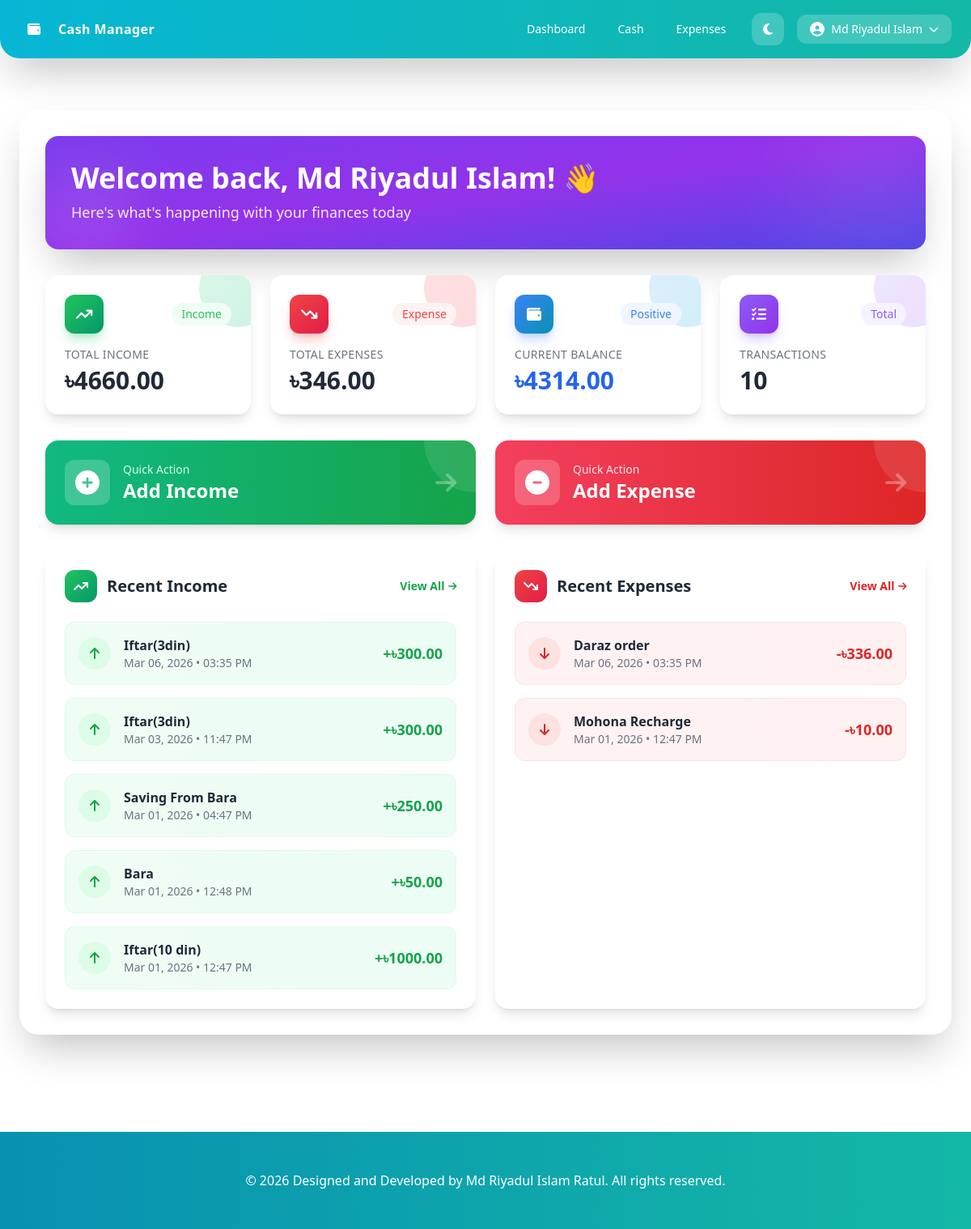
The page / (signed in) on the database its author committed.
### ManageCash/models.py (models this page shows)
class AddCash(models.Model):
    user = models.ForeignKey(User, on_delete=models.CASCADE)
    source = models.CharField(max_length=255)
    datetime = models.DateTimeField(auto_now_add=True)
    amount = models.DecimalField(max_digits=10, decimal_places=2)
    description = models.TextField(blank=True)

class Expense(models.Model):
    user = models.ForeignKey(User, on_delete=models.CASCADE)
    description = models.TextField()
    amount = models.DecimalField(max_digits=10, decimal_places=2)
    datetime = models.DateTimeField(auto_now_add=True)

### ManageCash/views.py (the view)
# urls.py: path('', views.dashboard, name='dashboard'),
@login_required(login_url='login')
def dashboard(request):
    cash_additions = AddCash.objects.filter(user=request.user).order_by('-datetime')
    expenses = Expense.objects.filter(user=request.user).order_by('-datetime')
    total_added = AddCash.objects.filter(user=request.user).aggregate(Sum('amount'))['amount__sum'] or 0
    total_spent = Expense.objects.filter(user=request.user).aggregate(Sum('amount'))['amount__sum'] or 0
    balance = total_added - total_spent
    recent_added = cash_additions[:5]
    recent_expenses = expenses[:5]
    context = {
        'total_added': total_added,
        'total_spent': total_spent,
        'balance': balance,
        'cash_additions_count': cash_additions.count(),
        'expenses_count': expenses.count(),
        'recent_added': recent_added,
        'recent_expenses': recent_expenses,
    }
    return render(request, 'ManageCash/dashboard.html', context)

### templates/ManageCash/dashboard.html (shortened to what this page needs)
{% extends 'base.html' %}
{% block content %}
<div class="space-y-8">
    <div class="relative overflow-hidden bg-gradient-to-br from-violet-600 via-purple-600 to-indigo-600 rounded-2xl shadow-2xl p-8 text-white">
        <div class="absolute top-0 right-0 -mt-4 -mr-4 w-40 h-40 bg-white/10 rounded-full blur-3xl"></div>
        <div class="absolute bottom-0 left-0 -mb-4 -ml-4 w-32 h-32 bg-white/10 rounded-full blur-2xl"></div>
        <div class="relative z-10">
            <h1 class="text-4xl font-bold mb-2">Welcome back, {{ user.first_name|default:user.username }}! 👋</h1>
            <p class="text-purple-100 text-lg">Here's what's happening with your finances today</p>
        </div>
    </div>
    <div class="grid grid-cols-1 sm:grid-cols-2 lg:grid-cols-4 gap-6">
        <div class="group relative bg-white dark:bg-slate-800 rounded-2xl shadow-lg hover:shadow-2xl p-6 transition-all duration-300 hover:-translate-y-1 overflow-hidden">
            <div class="absolute top-0 right-0 w-24 h-24 bg-gradient-to-br from-green-400/20 to-emerald-500/20 rounded-full -mr-8 -mt-8 transition-transform group-hover:scale-150"></div>
            <div class="relative">
                <div class="flex items-center justify-between mb-4">
                    <div class="w-12 h-12 bg-gradient-to-br from-green-500 to-emerald-600 rounded-xl flex items-center justify-center shadow-lg shadow-green-500/30">
                        <i class="fas fa-arrow-trend-up text-white text-lg"></i>
                    </div>
                    <span class="text-green-500 text-sm font-medium bg-green-50 dark:bg-green-500/10 px-3 py-1 rounded-full">Income</span>
                </div>
                <p class="text-gray-500 dark:text-gray-400 text-sm font-medium uppercase tracking-wide">Total Income</p>
                <p class="text-3xl font-bold text-gray-800 dark:text-white mt-1">৳{{ total_added|floatformat:2 }}</p>
            </div>
        </div>
        <div class="group relative bg-white dark:bg-slate-800 rounded-2xl shadow-lg hover:shadow-2xl p-6 transition-all duration-300 hover:-translate-y-1 overflow-hidden">
            <div class="absolute top-0 right-0 w-24 h-24 bg-gradient-to-br from-red-400/20 to-rose-500/20 rounded-full -mr-8 -mt-8 transition-transform group-hover:scale-150"></div>
            <div class="relative">
                <div class="flex items-center justify-between mb-4">
                    <div class="w-12 h-12 bg-gradient-to-br from-red-500 to-rose-600 rounded-xl flex items-center justify-center shadow-lg shadow-red-500/30">
                        <i class="fas fa-arrow-trend-down text-white text-lg"></i>
                    </div>
                    <span class="text-red-500 text-sm font-medium bg-red-50 dark:bg-red-500/10 px-3 py-1 rounded-full">Expense</span>
                </div>
                <p class="text-gray-500 dark:text-gray-400 text-sm font-medium uppercase tracking-wide">Total Expenses</p>
                <p class="text-3xl font-bold text-gray-800 dark:text-white mt-1">৳{{ total_spent|floatformat:2 }}</p>
            </div>
        </div>
        <div class="group relative bg-white dark:bg-slate-800 rounded-2xl shadow-lg hover:shadow-2xl p-6 transition-all duration-300 hover:-translate-y-1 overflow-hidden">
            <div class="absolute top-0 right-0 w-24 h-24 bg-gradient-to-br {% if balance >= 0 %}from-blue-400/20 to-cyan-500/20{% else %}from-orange-400/20 to-red-500/20{% endif %} rounded-full -mr-8 -mt-8 transition-transform group-hover:scale-150"></div>
            <div class="relative">
                <div class="flex items-center justify-between mb-4">
                    <div class="w-12 h-12 bg-gradient-to-br {% if balance >= 0 %}from-blue-500 to-cyan-600{% else %}from-orange-500 to-red-500{% endif %} rounded-xl flex items-center justify-center shadow-lg {% if balance >= 0 %}shadow-blue-500/30{% else %}shadow-orange-500/30{% endif %}">
                        <i class="fas fa-wallet text-white text-lg"></i>
                    </div>
                    <span class="{% if balance >= 0 %}text-blue-500{% else %}text-orange-500{% endif %} text-sm font-medium {% if balance >= 0 %}bg-blue-50 dark:bg-blue-500/10{% else %}bg-orange-50 dark:bg-orange-500/10{% endif %} px-3 py-1 rounded-full">{% if balance >= 0 %}Positive{% else %}Negative{% endif %}</span>
                </div>
                <p class="text-gray-500 dark:text-gray-400 text-sm font-medium uppercase tracking-wide">Current Balance</p>
                <p class="text-3xl font-bold {% if balance >= 0 %}text-blue-600{% else %}text-orange-600{% endif %} dark:text-white mt-1">৳{{ balance|floatformat:2 }}</p>
            </div>
        </div>
        <div class="group relative bg-white dark:bg-slate-800 rounded-2xl shadow-lg hover:shadow-2xl p-6 transition-all duration-300 hover:-translate-y-1 overflow-hidden">
            <div class="absolute top-0 right-0 w-24 h-24 bg-gradient-to-br from-violet-400/20 to-purple-500/20 rounded-full -mr-8 -mt-8 transition-transform group-hover:scale-150"></div>
            <div class="relative">
                <div class="flex items-center justify-between mb-4">
                    <div class="w-12 h-12 bg-gradient-to-br from-violet-500 to-purple-600 rounded-xl flex items-center justify-center shadow-lg shadow-violet-500/30">
                        <i class="fas fa-list-check text-white text-lg"></i>
                    </div>
                    <span class="text-violet-500 text-sm font-medium bg-violet-50 dark:bg-violet-500/10 px-3 py-1 rounded-full">Total</span>
                </div>
                <p class="text-gray-500 dark:text-gray-400 text-sm font-medium uppercase tracking-wide">Transactions</p>
                <p class="text-3xl font-bold text-gray-800 dark:text-white mt-1">{{ cash_additions_count|add:expenses_count }}</p>
            </div>
        </div>
    </div>
    <div class="grid grid-cols-1 sm:grid-cols-2 gap-6">
        <a href="{% url 'add_cash' %}" class="group relative overflow-hidden bg-gradient-to-r from-emerald-500 to-green-600 rounded-2xl p-6 text-white shadow-lg hover:shadow-xl transition-all duration-300 hover:scale-[1.02]">
            <div class="absolute top-0 right-0 w-32 h-32 bg-white/10 rounded-full -mr-16 -mt-16 transition-transform group-hover:scale-150"></div>
            <div class="relative flex items-center justify-between">
                <div class="flex items-center gap-4">
                    <div class="w-14 h-14 bg-white/20 rounded-xl flex items-center justify-center">
                        <i class="fas fa-plus-circle text-3xl"></i>
                    </div>
                    <div>
                        <p class="text-emerald-100 text-sm font-medium">Quick Action</p>
                        <p class="text-2xl font-bold">Add Income</p>
                    </div>
                </div>
                <i class="fas fa-arrow-right text-3xl text-white/30 group-hover:text-white/60 transition-colors"></i>
            </div>
        </a>
        <a href="{% url 'add_expense' %}" class="group relative overflow-hidden bg-gradient-to-r from-rose-500 to-red-600 rounded-2xl p-6 text-white shadow-lg hover:shadow-xl transition-all duration-300 hover:scale-[1.02]">
            <div class="absolute top-0 right-0 w-32 h-32 bg-white/10 rounded-full -mr-16 -mt-16 transition-transform group-hover:scale-150"></div>
            <div class="relative flex items-center justify-between">
                <div class="flex items-center gap-4">
                    <div class="w-14 h-14 bg-white/20 rounded-xl flex items-center justify-center">
                        <i class="fas fa-minus-circle text-3xl"></i>
                    </div>
                    <div>
                        <p class="text-rose-100 text-sm font-medium">Quick Action</p>
                        <p class="text-2xl font-bold">Add Expense</p>
                    </div>
                </div>
                <i class="fas fa-arrow-right text-3xl text-white/30 group-hover:text-white/60 transition-colors"></i>
            </div>
        </a>
    </div>
    <div class="grid grid-cols-1 lg:grid-cols-2 gap-6">
        <div class="bg-white dark:bg-slate-800 rounded-2xl shadow-lg p-6">
            <div class="flex items-center justify-between mb-6">
                <div class="flex items-center gap-3">
                    <div class="w-10 h-10 bg-gradient-to-br from-green-500 to-emerald-600 rounded-xl flex items-center justify-center">
                        <i class="fas fa-arrow-trend-up text-white"></i>
                    </div>
                    <h2 class="text-xl font-bold text-gray-800 dark:text-white">Recent Income</h2>
                </div>
                <a href="{% url 'cash_list' %}" class="text-green-600 hover:text-green-700 dark:text-green-400 dark:hover:text-green-300 text-sm font-semibold flex items-center gap-1 transition-colors">
                    View All <i class="fas fa-arrow-right text-xs"></i>
                </a>
            </div>
            {% if recent_added %}
            <div class="space-y-4">
                {% for cash in recent_added %}
                <div class="group flex items-center justify-between p-4 bg-gradient-to-r from-green-50 to-emerald-50 dark:from-green-500/5 dark:to-emerald-500/5 rounded-xl border border-green-100 dark:border-green-500/10 hover:border-green-300 dark:hover:border-green-500/30 transition-all duration-300">
                    <div class="flex items-center gap-4">
                        <div class="w-10 h-10 bg-green-100 dark:bg-green-500/20 rounded-full flex items-center justify-center group-hover:scale-110 transition-transform">
                            <i class="fas fa-arrow-up text-green-600 dark:text-green-400"></i>
                        </div>
                        <div>
                            <p class="font-semibold text-gray-800 dark:text-white">{{ cash.source }}</p>
                            <p class="text-sm text-gray-500 dark:text-gray-400">{{ cash.datetime|date:"M d, Y • h:i A" }}</p>
                        </div>
                    </div>
                    <p class="text-lg font-bold text-green-600 dark:text-green-400">+৳{{ cash.amount|floatformat:2 }}</p>
                </div>
                {% endfor %}
            </div>
            {% endif %}
        </div>
        <div class="bg-white dark:bg-slate-800 rounded-2xl shadow-lg p-6">
            <div class="flex items-center justify-between mb-6">
                <div class="flex items-center gap-3">
                    <div class="w-10 h-10 bg-gradient-to-br from-red-500 to-rose-600 rounded-xl flex items-center justify-center">
                        <i class="fas fa-arrow-trend-down text-white"></i>
                    </div>
                    <h2 class="text-xl font-bold text-gray-800 dark:text-white">Recent Expenses</h2>
                </div>
                <a href="{% url 'expense_list' %}" class="text-red-600 hover:text-red-700 dark:text-red-400 dark:hover:text-red-300 text-sm font-semibold flex items-center gap-1 transition-colors">
                    View All <i class="fas fa-arrow-right text-xs"></i>
                </a>
            </div>
            {% if recent_expenses %}
            <div class="space-y-4">
                {% for expense in recent_expenses %}
                <div class="group flex items-center justify-between p-4 bg-gradient-to-r from-red-50 to-rose-50 dark:from-red-500/5 dark:to-rose-500/5 rounded-xl border border-red-100 dark:border-red-500/10 hover:border-red-300 dark:hover:border-red-500/30 transition-all duration-300">
                    <div class="flex items-center gap-4">
                        <div class="w-10 h-10 bg-red-100 dark:bg-red-500/20 rounded-full flex items-center justify-center group-hover:scale-110 transition-transform">
                            <i class="fas fa-arrow-down text-red-600 dark:text-red-400"></i>
                        </div>
                        <div>
                            <p class="font-semibold text-gray-800 dark:text-white">{{ expense.description|truncatewords:3 }}</p>
                            <p class="text-sm text-gray-500 dark:text-gray-400">{{ expense.datetime|date:"M d, Y • h:i A" }}</p>
                        </div>
                    </div>
                    <p class="text-lg font-bold text-red-600 dark:text-red-400">-৳{{ expense.amount|floatformat:2 }}</p>
                </div>
                {% endfor %}
            </div>
            {% endif %}
        </div>
    </div>
</div>
{% endblock %}

### templates/base.html (shortened to what this page needs)
<!DOCTYPE html>
<html lang="en" id="htmlRoot">
<head>
<script src="https://cdn.tailwindcss.com"></script>
</head>
<body>
<header id="header" class="shadow-2xl px-6 py-4 rounded-b-3xl">
  <div class="max-w-7xl mx-auto flex justify-between items-center">
    <a href="{% url 'dashboard' %}" class="flex items-center gap-3">
      <div class="w-9 h-9 flex items-center justify-center rounded-xl">
        <i class="fas fa-wallet text-white"></i>
      </div>
      <span class="font-bold tracking-wide text-white">Cash Manager</span>
    </a>
    <div class="flex items-center gap-4">
      <nav class="hidden md:flex gap-2">
        <a href="{% url 'dashboard' %}" class="px-4 py-2 rounded-xl text-sm text-white">Dashboard</a>
        <a href="{% url 'cash_list' %}" class="px-4 py-2 rounded-xl text-sm text-white">Cash</a>
        <a href="{% url 'expense_list' %}" class="px-4 py-2 rounded-xl text-sm text-white">Expenses</a>
      </nav>
      <button id="themeBtn" class="w-10 h-10 rounded-xl flex items-center justify-center bg-white/20">
        <i id="themeIcon" class="fas fa-moon text-white"></i>
      </button>
      <details class="relative">
        <summary class="list-none cursor-pointer flex items-center gap-2 px-4 py-2 rounded-xl bg-white/20">
          {% if user_profile.has_profile_picture %}
            <img src="{{ user_profile.profile_picture.url }}" alt="Profile" class="w-6 h-6 rounded-full object-cover">
          {% else %}
            <i class="fas fa-user-circle text-white text-lg"></i>
          {% endif %}
          <span class="text-sm text-white">{{ user.first_name|default:user.username }}</span>
          <i class="fas fa-chevron-down text-xs text-white"></i>
        </summary>
      </details>
    </div>
  </div>
</header>
<main class="max-w-7xl mx-auto px-6 py-10">
  <div id="contentCard" class="card p-8 rounded-3xl shadow-2xl">
    {% block content %}{% endblock %}
  </div>
</main>
<footer id="footer" class="mt-20 px-6 py-12 text-white text-center">
  © 2026 Designed and Developed by Md Riyadul Islam Ratul. All rights reserved.
</footer>
</body>
</html>

### rows shown on the page
AddCash: source "Iftar(3din)", datetime "Mar 06, 2026 • 03:35 PM", amount "300.00"
AddCash: source "Iftar(3din)", datetime "Mar 03, 2026 • 11:47 PM", amount "300.00"
AddCash: source "Saving From Bara", datetime "Mar 01, 2026 • 04:47 PM", amount "250.00"
AddCash: source "Bara", datetime "Mar 01, 2026 • 12:48 PM", amount "50.00"
AddCash: source "Iftar(10 din)", datetime "Mar 01, 2026 • 12:47 PM", amount "1000.00"
Expense: description "Daraz order", datetime "Mar 06, 2026 • 03:35 PM", amount "336.00"
Expense: description "Mohona Recharge", datetime "Mar 01, 2026 • 12:47 PM", amount "10.00"

### other values the page prints
{{ user.first_name|default:user.username }} "Md Riyadul Islam"
{{ total_added|floatformat:2 }} "4660.00"
{{ total_spent|floatformat:2 }} "346.00"
{{ balance|floatformat:2 }} "4314.00"
{{ cash_additions_count|add:expenses_count }} "10"
